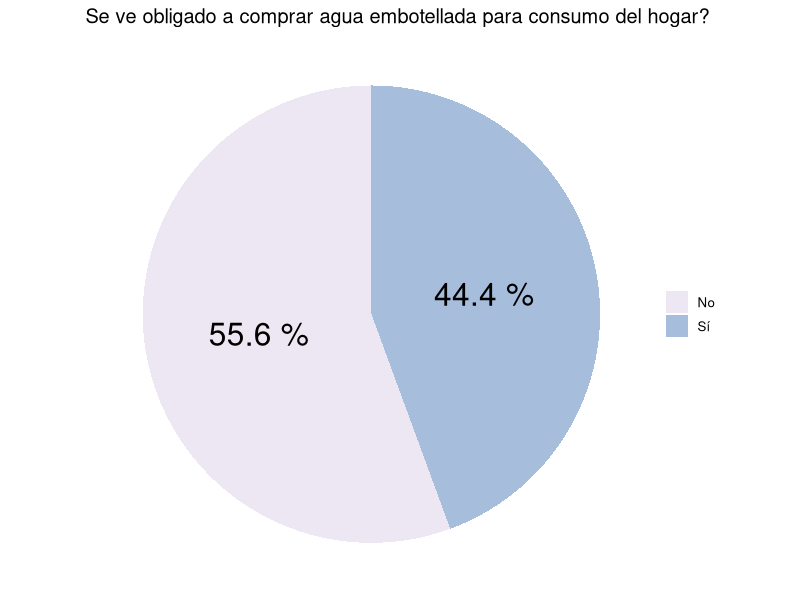

This chart was generated by the following R code:
library(ggplot2)
library(ggthemes)
library(dplyr)

tabla <- read.csv("datosLP_limpios.csv", stringsAsFactors = TRUE)

summary(tabla$X.Se.ve.usted.obligado.a.a.comprar.agua.embotellada.para.consumo.del.hogar.)

data <- table(tabla$X.Se.ve.usted.obligado.a.a.comprar.agua.embotellada.para.consumo.del.hogar.)
df <- data.frame(name=c("No","Sí"),
                 value=as.integer(data))

df <- mutate(df, percent = round(df$value/sum(df$value)*100, 1))

p <- ggplot(df, aes(x = 1, y = percent, fill = name)) +
  geom_col() +
  coord_polar(theta = "y") +
  geom_text(aes(label = paste(percent, "%")),
            position = position_stack(vjust = 0.5),
            size = 8) +
  theme_void(base_size = 12) +
  labs(title = "Se ve obligado a comprar agua embotellada para consumo del hogar?",
       x=" ") +
  scale_fill_brewer(name = NULL, palette = "PuBu")

p
